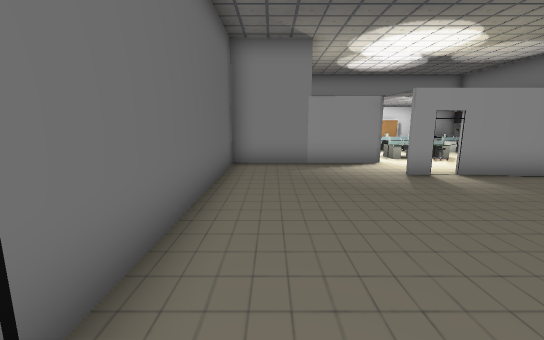
[1] (above)

19 first-person views from a walk through a Unity game level. The camera is 1.3 m above the floor, tilts 10° down and sees 90° across. Doors are open. The floor is counted in squares, 1 m on a side. Each view is taken from the middle of a square. On the plan, view 1 faces up. The plan holds only what a view shows up to about 13 squares ahead; the rest is blank. The player is left out. Some surface patterns are stand-ins.

[2]
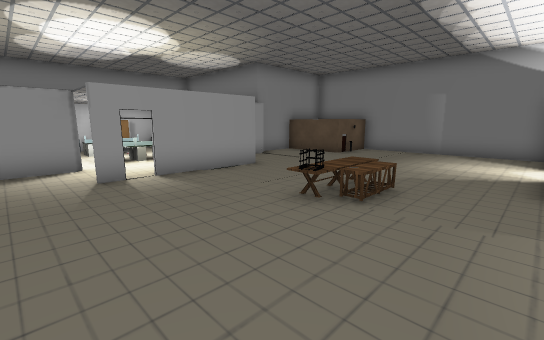

[3]
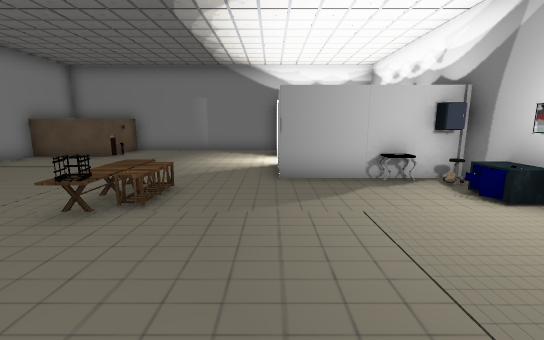

[4]
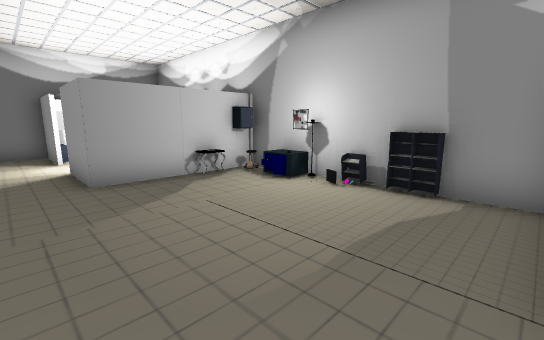

[5]
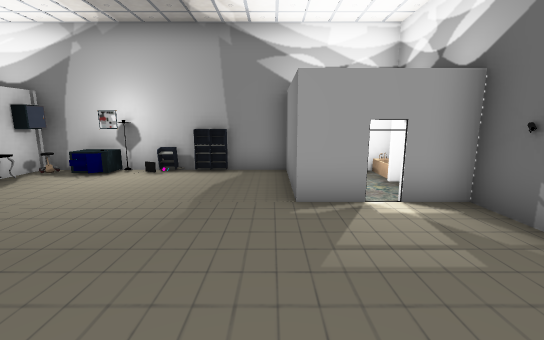

[6]
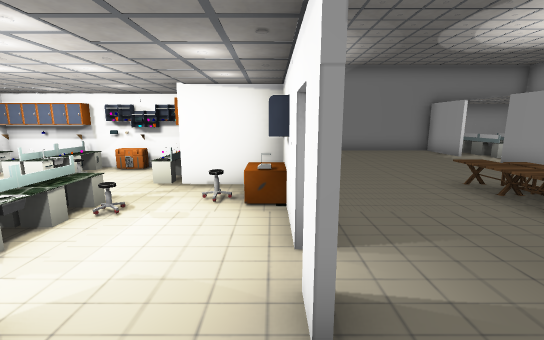

[7]
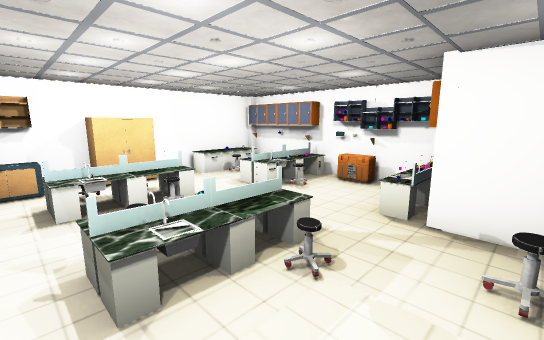

[8]
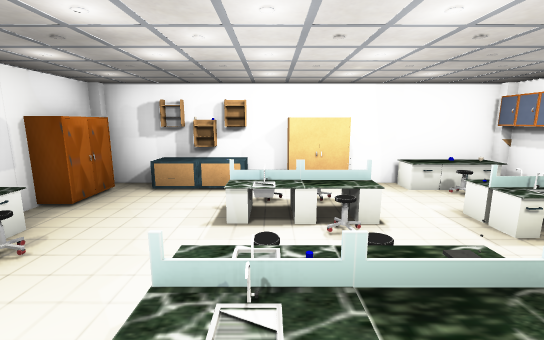

[9]
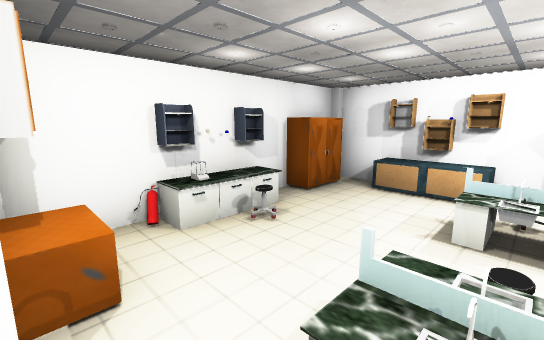

[10]
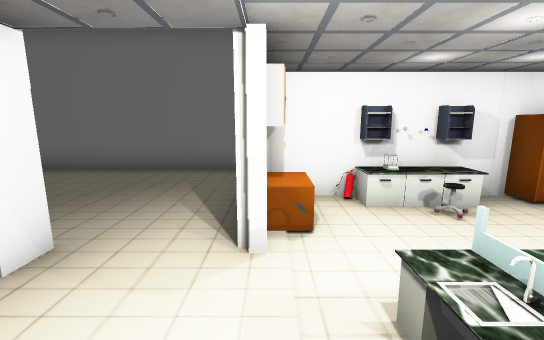

[11]
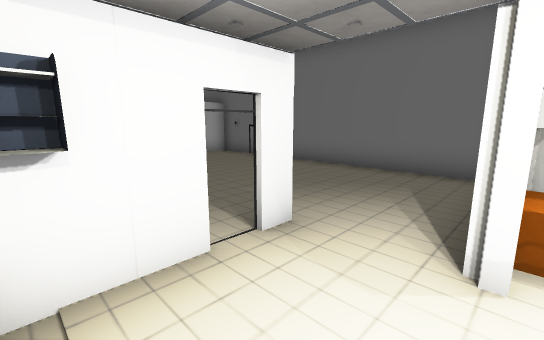

[12]
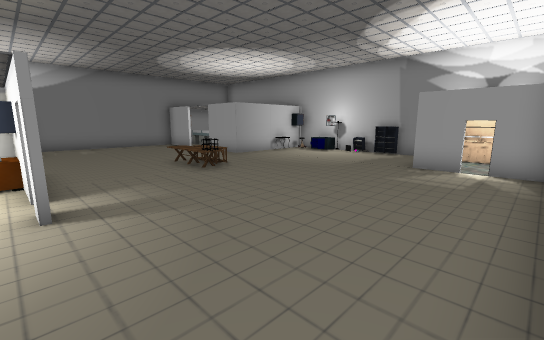

[13]
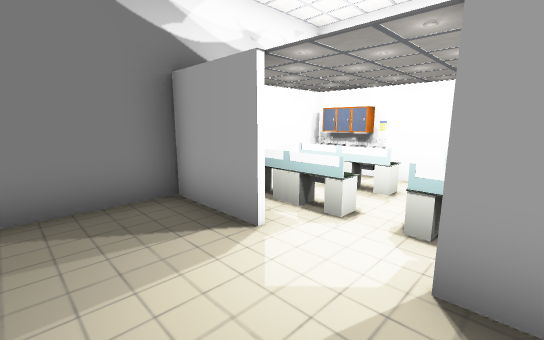

[14]
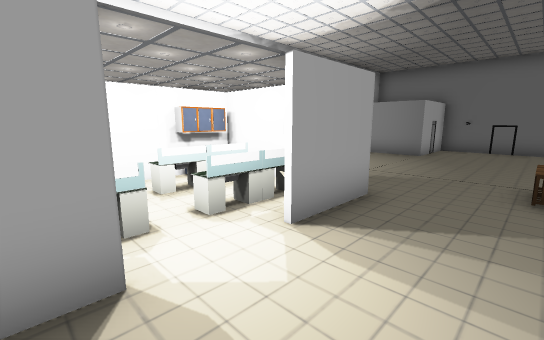

[15]
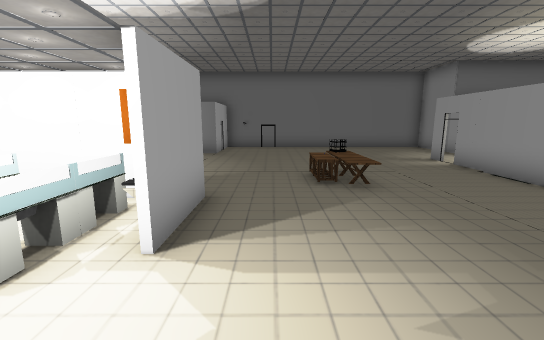

[16]
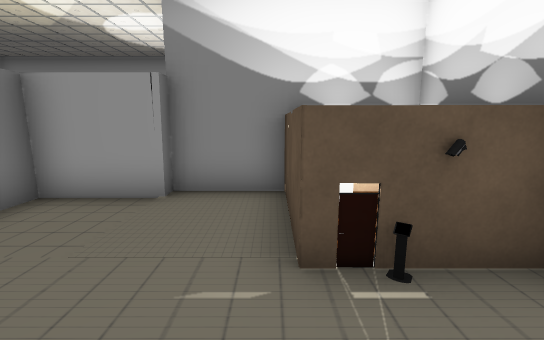

[17]
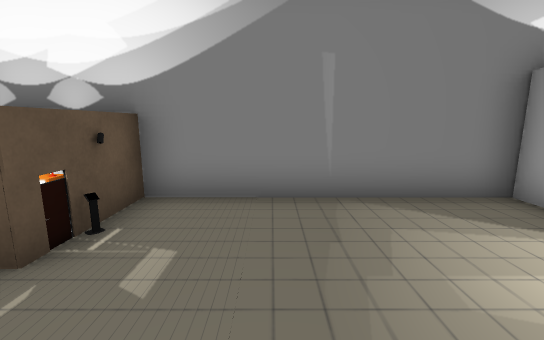

[18]
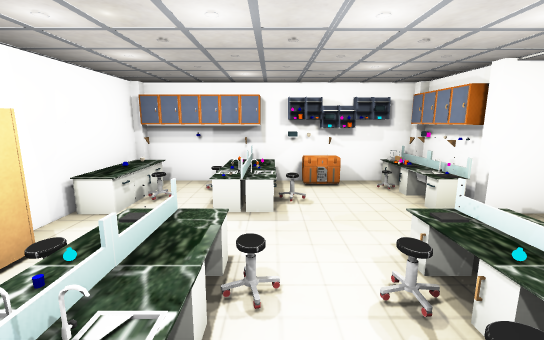

[19]
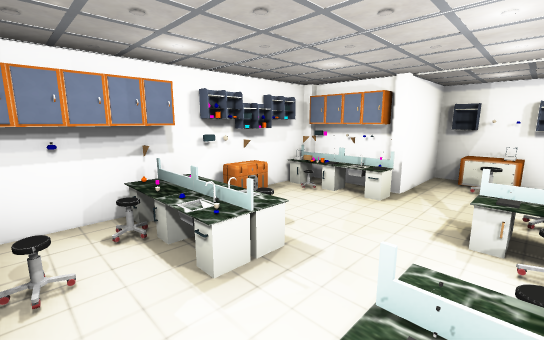

### Floor plan
Key: @ floor where view 1 was taken; # wall or solid block; . floor; / step, stairs or slope; D open door; = window, fence, low wall or low ledge; P pillar; A painting; T tap; O other object.
Columns run from 2 left of view 1 to 15 right of it. Each row starts with its distance up from view 1.
 15    ##OO#O##OP
 14    #O.......O
 13    #...OOOOOO
 12    O ..T..O
 11    OO..O=...O
 10    #...TO.O.O
  9 ###POP....P O##OOO
  8 #........ #.O..OOO
  7 #.....D#  #...OOOO
  6 #..............OO#
  5 #................#
  4 #................#
  3 #.......//.......#
  2 #.......//.......#
  1 #................#
  0 #.@........ OO.###
 -1 ##D.......# O OO #
 -2   .#......#=OOO=##
 -3  O.#....O.OOO  O##
 -4  D##.OOOA#OOO##O##
 -5    ########

Positions as (right, up) in squares from view 1, and headings:
1: (0, 0), facing up
2: (2, 0), facing up-right
3: (2, 0), facing right
4: (2, 1), facing down-right
5: (2, 3), facing down
6: (2, 7), facing right
7: (4, 8), facing up-right
8: (5, 9), facing up
9: (5, 9), facing up-left
10: (6, 9), facing left
11: (6, 9), facing down-left
12: (-1, 7), facing down-right
13: (10, 2), facing down-right
14: (13, 2), facing down-left
15: (13, 1), facing left
16: (12, 4), facing up
17: (10, 4), facing right
18: (4, 12), facing right
19: (6, 14), facing down-right
